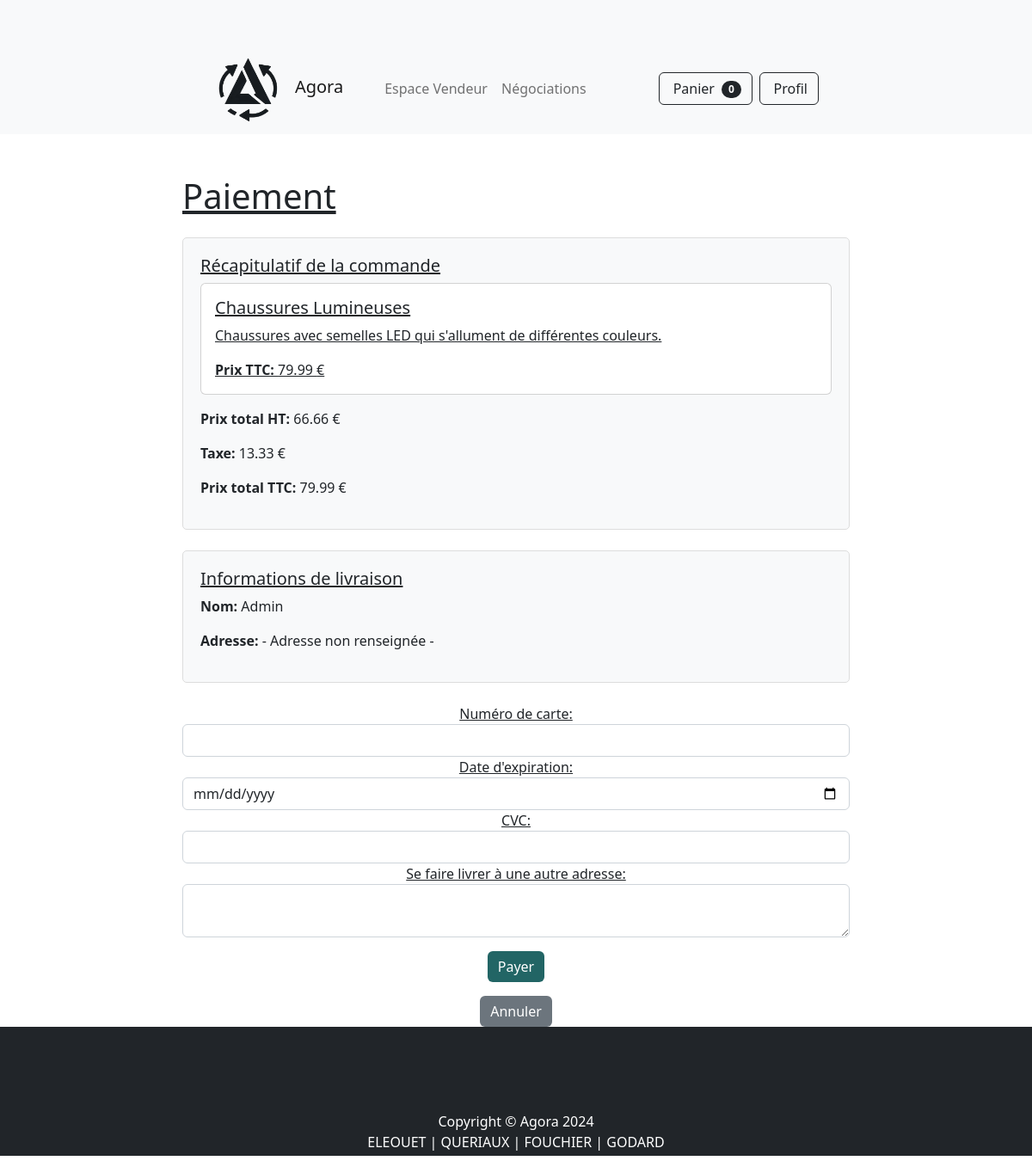
The page /pages/payment.php?id=7 (signed in) on the database its author committed.
### tables this page shows
CREATE TABLE IF NOT EXISTS produits (
                                        id INT AUTO_INCREMENT PRIMARY KEY,
                                        nom VARCHAR(255) NOT NULL,
                                        description TEXT,
                                        prix DECIMAL(10, 2) NOT NULL,
                                        image_url VARCHAR(255) NOT NULL,
                                        video_url VARCHAR(255),
                                        categorie ENUM('Articles rares', 'Articles hautes de gamme', 'Articles réguliers') NOT NULL,
                                        type_de_vente ENUM('vente_immediate', 'vente_negociation', 'vente_meilleure_offre') NOT NULL,
                                        vendu BOOLEAN DEFAULT FALSE,
                                        acheteur_email VARCHAR(255),
                                        vendeur_id VARCHAR(255) NOT NULL
);

CREATE TABLE IF NOT EXISTS utilisateurs (
                                            id INT AUTO_INCREMENT PRIMARY KEY,
                                            nom VARCHAR(255) NOT NULL,
                                            email VARCHAR(255) NOT NULL UNIQUE,
                                            mot_de_passe VARCHAR(255) NOT NULL,
                                            role ENUM('acheteur', 'vendeur', 'administrateur') NOT NULL,
                                            carte_id INT,
                                            nb_objet_panier INT DEFAULT 0,
                                            adresse TEXT,
                                            nombre_article INT DEFAULT 0,
                                            FOREIGN KEY (carte_id) REFERENCES cartes_credit(id)
);

### pages/payment.php (the view, shortened to what this page needs)
<?php
include '../includes/db.php';
$user_id = $_SESSION['user_id'];
$sql_user = "SELECT * FROM utilisateurs WHERE id='$user_id'";
$result_user = $conn->query($sql_user);
if ($result_user->num_rows > 0) {
    $user = $result_user->fetch_assoc();
} else {
    die("Utilisateur non trouvé. ID: " . $user_id);
}
$produit_id = isset($_GET['id']) ? $_GET['id'] : null;
$produits = [];
$prix_total_ttc = 0;
if ($produit_id) {
    $sql_produit = "SELECT * FROM produits WHERE id='$produit_id' AND vendu=0";
    $result_produit = $conn->query($sql_produit);
    if ($result_produit->num_rows > 0) {
        $produit = $result_produit->fetch_assoc();
        $produits[] = $produit;
        $prix_total_ttc = $produit['prix'];
    } else {
        die("Produit non trouvé ou déjà vendu.");
    }
}
$taxe = $prix_total_ttc * 0.20 / 1.20;
$prix_total_ht = $prix_total_ttc - $taxe;
?>
<!DOCTYPE html>
<html lang="fr">
<head>
    <link rel="stylesheet" href="../assets/css/styles.css">
</head>
<body>
<div class="wrapper">
    <div class="content">
        <?php include '../includes/navbar.php'; ?>
        <div class="container mt-5">
            <h1 class="mb-4">Paiement</h1>
            <div class="recap mb-4">
                <h5>Récapitulatif de la commande</h5>
                <?php foreach ($produits as $produit): ?>
                    <div class="card mb-3">
                        <div class="card-body">
                            <h5 class="card-title"><?php echo htmlspecialchars($produit['nom']); ?></h5>
                            <p class="card-text"><?php echo htmlspecialchars($produit['description']); ?></p>
                            <p class="card-text"><strong>Prix TTC: </strong><?php echo htmlspecialchars($produit['prix']); ?> €</p>
                        </div>
                    </div>
                <?php endforeach; ?>
                <p><strong>Prix total HT: </strong><?php echo htmlspecialchars(number_format($prix_total_ht, 2)); ?> €</p>
                <p><strong>Taxe: </strong><?php echo htmlspecialchars(number_format($taxe, 2)); ?> €</p>
                <p><strong>Prix total TTC: </strong><?php echo htmlspecialchars(number_format($prix_total_ttc, 2)); ?> €</p>
            </div>
            <div class="recap mb-4">
                <h5>Informations de livraison</h5>
                <p><strong>Nom: </strong><?php echo htmlspecialchars($user['nom']); ?></p>
                <p><strong>Adresse: </strong><?php echo htmlspecialchars($user['adresse'] ?? '- Adresse non renseignée -'); ?></p>
            </div>
            <div class="button-container">
                <form method="post" action="">
                    <div class="form-group">
                        <label for="card_number">Numéro de carte:</label>
                        <input type="text" class="form-control" id="card_number" name="card_number" required>
                    </div>
                    <div class="form-group">
                        <label for="card_expiry">Date d'expiration:</label>
                        <input type="date" class="form-control" id="card_expiry" name="card_expiry" required>
                    </div>
                    <div class="form-group">
                        <label for="card_cvc">CVC:</label>
                        <input type="text" class="form-control" id="card_cvc" name="card_cvc" required>
                    </div>
                    <div class="form-group">
                        <label for="new_address">Se faire livrer à une autre adresse:</label>
                        <textarea class="form-control" id="new_address" name="new_address"><?php echo htmlspecialchars($user['adresse']); ?></textarea>
                    </div>
                    <button type="submit" class="btn btn-primary mt-3">Payer</button>
                </form>
                <a href="home.php" class="btn btn-secondary mt-3">Annuler</a>
            </div>
        </div>
    </div>
    <?php include '../includes/footer.php'; ?>
</body>
</html>

### pages/payment.php (style rules this page uses)
.container { max-width: 800px; margin-top: 50px; }
.btn-primary { background-color: #226565; border: none; transition: background-color 0.3s, color 0.3s; }
.btn-secondary { background-color: #6c757d; border: none; transition: background-color 0.3s, color 0.3s; }
.form-group label { text-decoration: underline; }
.card-title, .card-text, h5, h1 { text-decoration: underline; }
.recap { border: 1px solid #ddd; padding: 20px; border-radius: 5px; background-color: #f8f9fa; margin-bottom: 20px; }
.button-container { text-align: center; }

### rows shown on the page
produits: nom "Chaussures Lumineuses", description "Chaussures avec semelles LED qui s'allument de différentes couleurs.", prix "79.99", prix "66.66", prix "13.33"
utilisateurs: nom "Admin", adresse "- Adresse non renseignée -"
